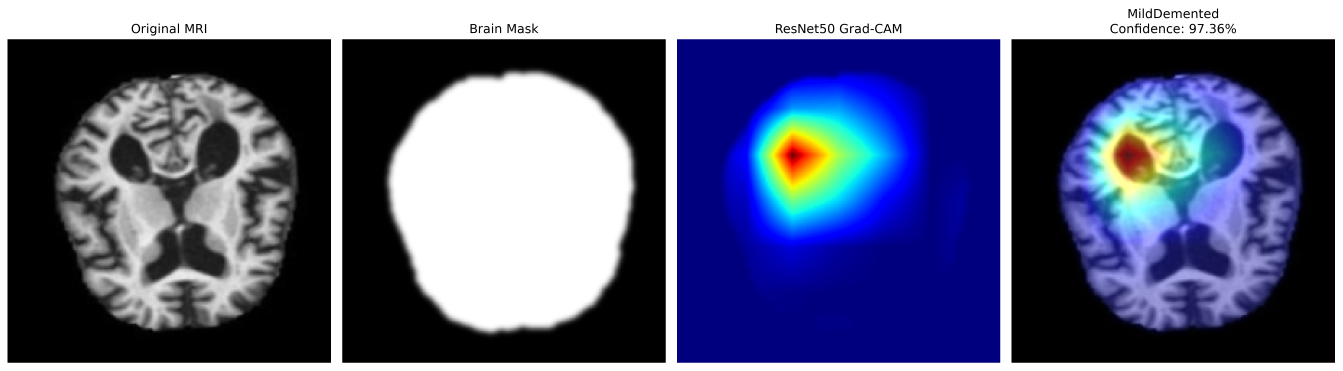
#> input picture GradCAM_MildDemented.png, 5370 x 1481 px (shown at 1/4 size)
$ python -i image_preprocessing.py   (imports and definitions only)
#> lines starting #> are read from the running program, lines starting #| are printed output that depends on the picture
import cv2
import numpy as np

def preprocess_image(image_path):
    """
    Preprocess MRI image

    Steps:
    1. Read Image
    2. Convert BGR → RGB
    3. Gaussian Blur
    4. CLAHE on L channel
    5. Resize to 224×224
    6. Normalize
    """
#> called with image_path = '../GradCAM_MildDemented.png'

    # Read image
    image = cv2.imread(image_path)
#> image is the input picture: shape (1481, 5370, 3); mean B, G, R 126.7, 95.4, 89.5

    if image is None:
        return None

    # Convert BGR to RGB
    image = cv2.cvtColor(image, cv2.COLOR_BGR2RGB)

    # Gaussian Blur
    image = cv2.GaussianBlur(image, (5, 5), 0)

    # Convert RGB to LAB
    lab = cv2.cvtColor(image, cv2.COLOR_RGB2LAB)
#> lab: shape (1481, 5370, 3); mean of channels 0, 1, 2 104.1, 138, 111.9

    l, a, b = cv2.split(lab)
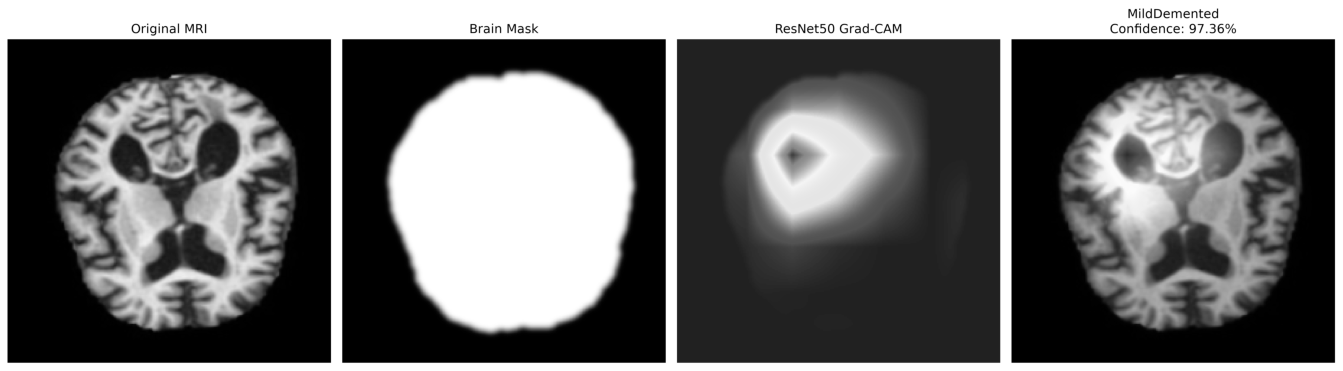
#> l: shape (1481, 5370) (shown at 1/4 size); min 0, max 255, mean 104.1
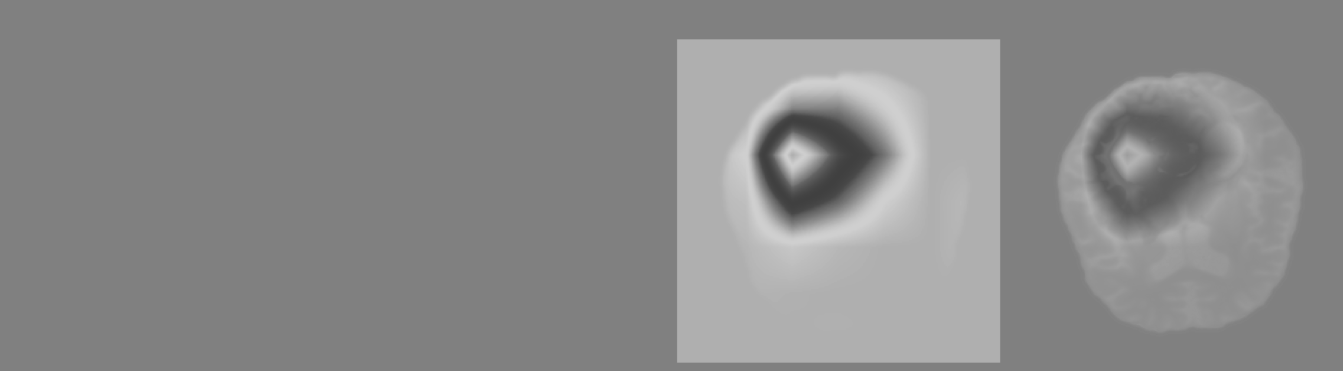
#> a: shape (1481, 5370) (shown at 1/4 size); min 64, max 207, mean 138
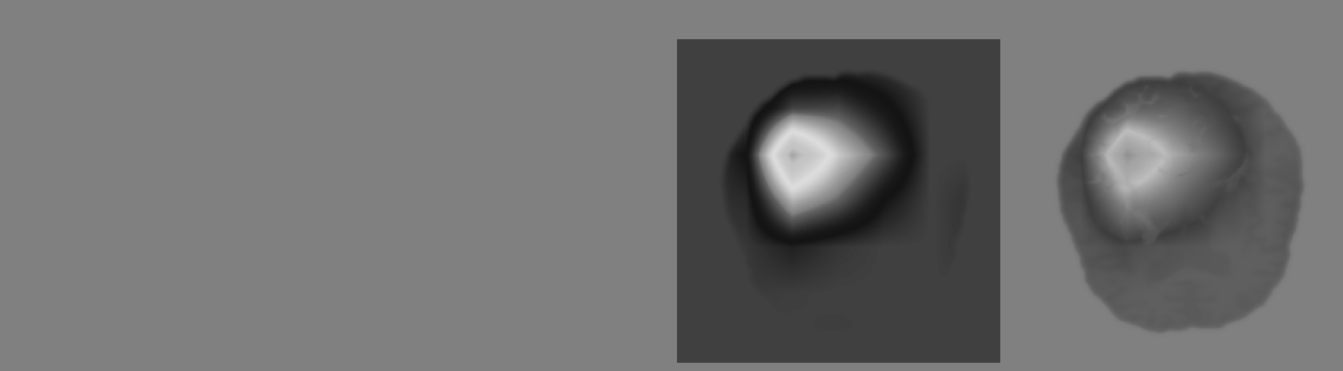
#> b: shape (1481, 5370) (shown at 1/4 size); min 20, max 220, mean 111.9

    # CLAHE
    clahe = cv2.createCLAHE(
        clipLimit=2.0,
        tileGridSize=(8, 8)
    )

    l = clahe.apply(l)
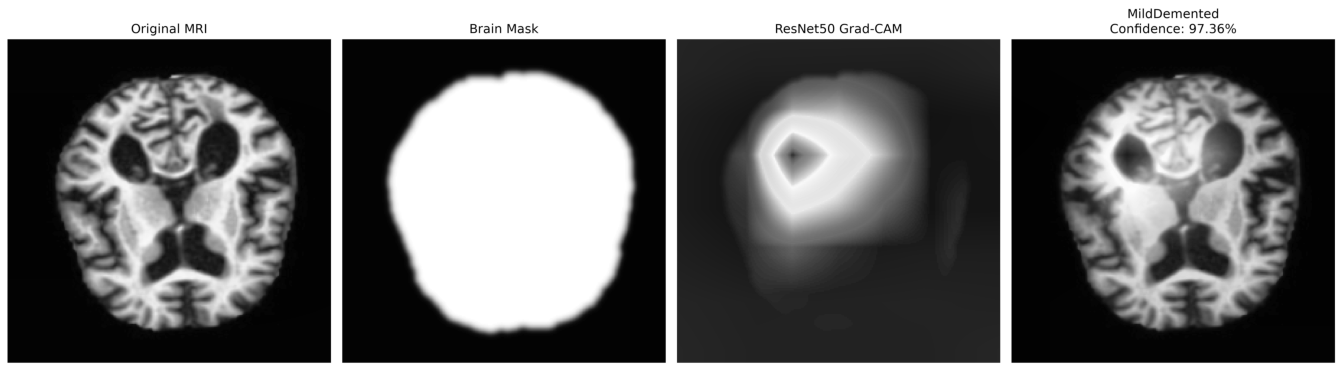
#> l: shape (1481, 5370) (shown at 1/4 size); min 1, max 255, mean 105.7

    # Merge channels
    lab = cv2.merge((l, a, b))
#> lab: shape (1481, 5370, 3); mean of channels 0, 1, 2 105.7, 138, 111.9

    # Convert back to RGB
    image = cv2.cvtColor(lab, cv2.COLOR_LAB2RGB)
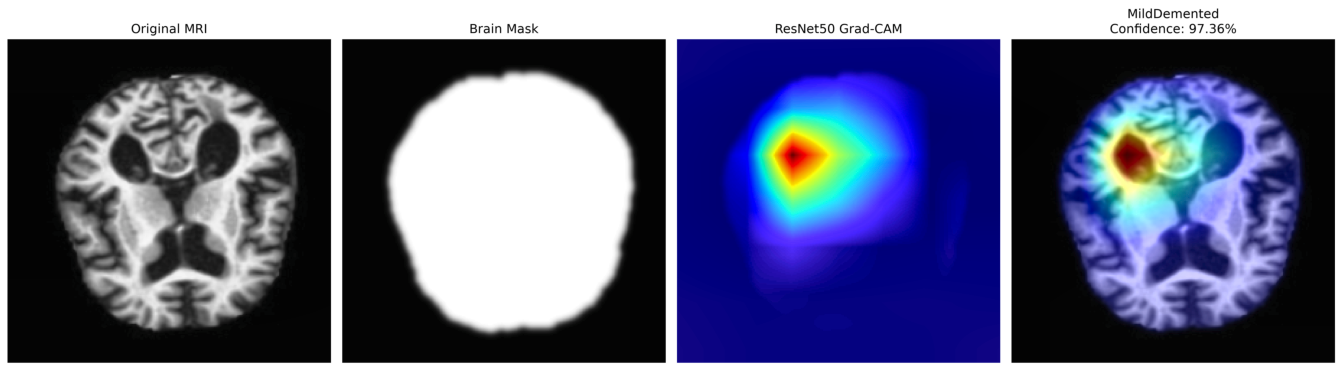
#> image: shape (1481, 5370, 3) (shown at 1/4 size); mean R, G, B 93.6, 98.1, 128.3

    # Resize
    image = cv2.resize(
        image,
        (224, 224),
        interpolation=cv2.INTER_CUBIC
    )
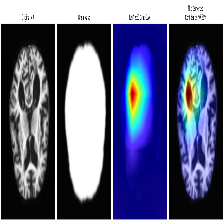
#> image: shape (224, 224, 3); mean R, G, B 93.9, 98.4, 128.5

    # Normalize
    image = image.astype(np.float32) / 255.0
    image = np.clip(image, 0.0, 1.0)
    return image

>>> result = preprocess_image('../GradCAM_MildDemented.png')

$ run again, on GradCAM_NonDemented.png
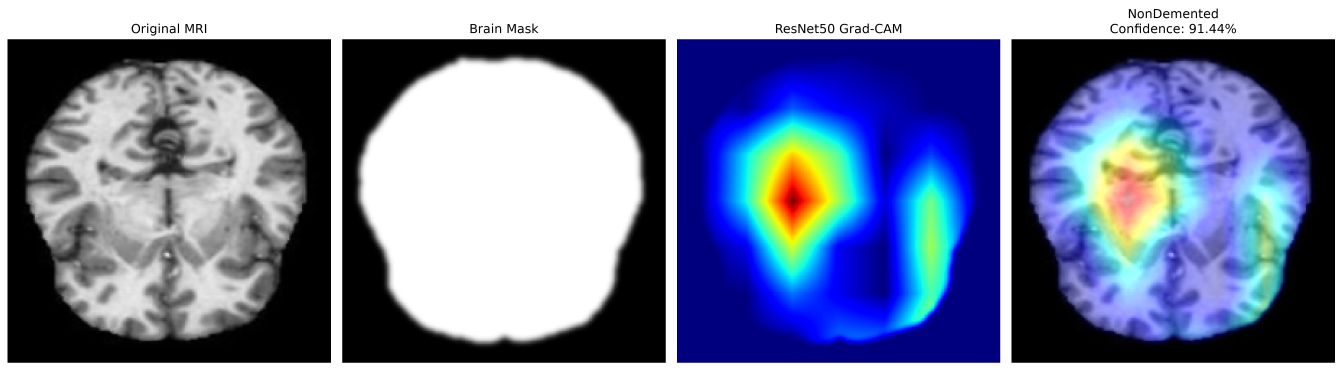
#> input picture GradCAM_NonDemented.png, 5370 x 1481 px (shown at 1/4 size)
#> in preprocess_image, image is the input picture: shape (1481, 5370, 3); mean B, G, R 153.5, 122.3, 111.6
#> in preprocess_image, `l, a, b = cv2.split(lab)`:
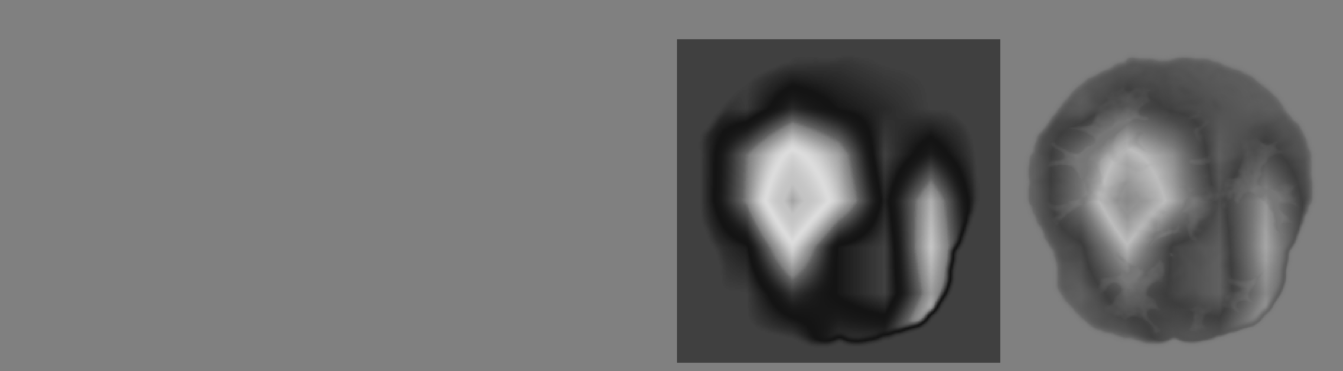
#> b: shape (1481, 5370) (shown at 1/4 size); min 20, max 220, mean 112
#> in preprocess_image, `image = cv2.resize( image, (224, 224), interpolation=cv2.INTER_CUBIC )`:
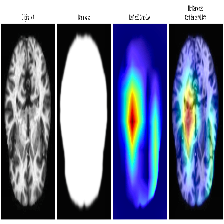
#> image: shape (224, 224, 3); mean R, G, B 112.4, 121.2, 150.3
